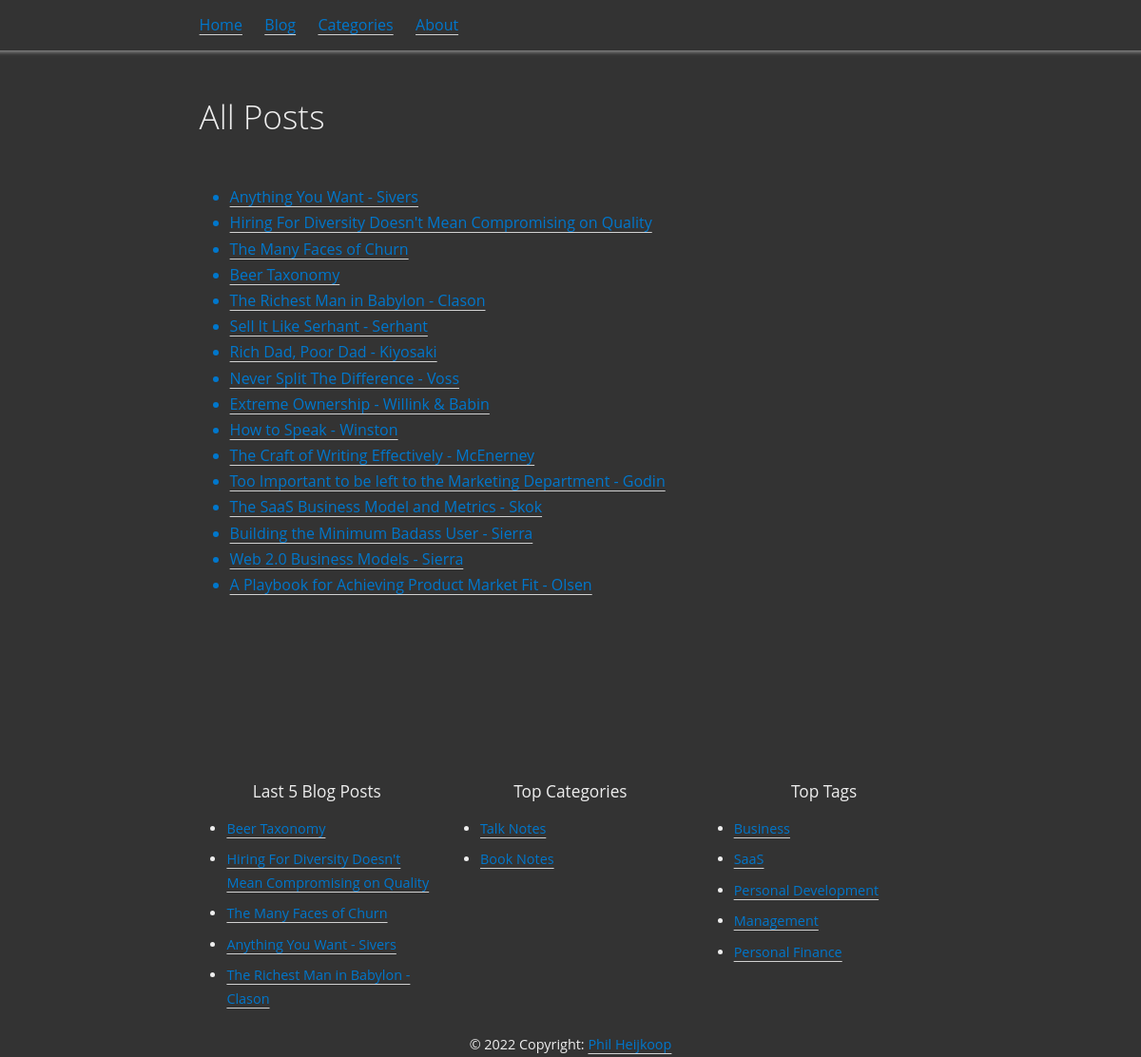
Screenshot of /blog/ with the database file from the repository.
### blog/models.py (models this page shows, shortened)
class Post(models.Model):
    author = models.CharField(default="Phil", max_length=255)
    title = models.CharField(max_length=255)
    slug = models.SlugField()
    created = models.DateTimeField()
    publish_date = models.DateTimeField(null=True, blank=True)
    last_updated = models.DateTimeField()
    published = models.BooleanField(default=False)
    draft = models.BooleanField(default=True)
    tags = models.ManyToManyField(Tag, blank=True, null=True)
    category = models.ForeignKey(Category, blank=True, null=True, on_delete=models.SET_NULL)
    series_number = models.IntegerField(default=0)
    raw_markdown = models.TextField()

class Category(models.Model):
    name = models.CharField(max_length=255)
    def __str__(self):
        return self.name
    class Meta:
        verbose_name_plural = "categories"

class Tag(models.Model):
    name = models.CharField(max_length=255)
    def __str__(self):
        return self.name

### blog/views.py (the view)
# urls.py: path('blog/', AllPostView.as_view(), name='allpostlist'),
class AllPostView(View, CommonContextMixin):
    def get(self, request):
        context = self.get_context_data()
        posts = Post.objects.filter(published=True)
        context['posts'] = posts
        return render(request, 'blog/all_posts.html', context)

### blog/views.py (called while the page is built)
    def get_context_data(self, **kwargs):
        context = super().get_context_data(**kwargs)
        category_list = Category.objects.annotate(number_of_post=Count('post')).filter(number_of_post__gt=0).order_by('-number_of_post')[:5]
        tags = Tag.objects.annotate(number_of_post=Count('post')).filter(number_of_post__gt=0).order_by('-number_of_post')[:5]
        posts = Post.objects.filter(published=True).order_by('publish_date')[:5]
        context['top_categories'] = category_list
        context['top_tags'] = tags
        context['top_posts'] = posts
        return context

### templates/blog/all_posts.html
{% extends 'base.html' %}
{% block content %}
<h1>All Posts</h1>
<br>
<ul>
{% for post in posts %}
<a href="{% url 'post' post.slug %}">
    <li>{{post.title}}</li>
</a>
{% endfor %}
</ul>
{% endblock content %}

### templates/footer.html
<footer class="text-center">
    <div class="row">
        <div class="col-4">
          <h5>Last 5 Blog Posts</h5>
          <ul>
            {% for post in top_posts %}
            <li>
              <a href="{% url 'post' post.slug %}">{{post.title}}</a>
            </li>
            {% endfor %}
          </ul>
        </div>
        <div class="col-4">
          <h5>Top Categories</h5>
          <ul>
            {% for category in top_categories %}
            <li>
              <a href="{% url 'categorypostlist' category %}">{{category.name}}</a>
            </li>
            {% endfor %}
          </ul>
        </div>
        <div class="col-4">
          <h5>Top Tags</h5>
          <ul>
            {% for tag in top_tags %}
            <li>
              <a href="{% url 'tagpage' tag %}" >{{tag.name}}</a>
            </li>
            {% endfor %}
          </ul>
        </div>
    </div>
    <div class="col">
      © 2022 Copyright:
      <a href="{% url 'homepage' %}">Phil Heijkoop</a>
    </div>
  </footer>

### static/css/style.css (style rules this page uses)
:root, html[data-theme='dark'] { --rem: 12pt; --width: 50rem; --navpos: absolute; --font-p: 1em/1.7 'Open Sans', 'DejaVu Sans', FreeSans, Helvetica, sans-serif; --font-h: .9em/1.5 'Open Sans', 'DejaVu Sans', FreeSans, Helvetica, sans-serif; --font-c: .9em/1.4 'DejaVu Sans Mono', monospace; --border: 1px solid var(--cmed); --ornament: "‹‹‹ ›››"; --cfg: #eee; --cbg: #333; --cdark: #888; --clight: #f5f6f7; --cmed: #d1d1d1; --clink: #07c; --cemph: #088; --cemphbg: #0881; }
* { box-sizing: border-box; border-spacing: 0; margin: 0; padding: 0; }
header, footer, figure, table, video, details, blockquote, ul, ol, dl, fieldset, pre, pre > code, caption { display: block; margin: 0.5rem 0rem 1rem; width: 100%; overflow: auto hidden; text-align: left; }
a, button, select, summary { color: var(--clink); cursor: pointer; }
html { font-size: var(--rem); background: var(--cbg); }
body { position: relative; margin: auto; max-width: var(--width); font: var(--font-p); color: var(--cfg); padding: 3.0rem 0.6rem 0; overflow-x: hidden; }
body > footer { margin: 10rem 0rem 0rem; font-size: 90%; }
a[href] { text-decoration: underline solid var(--cmed); text-underline-position: under; }
ul, ol, dl { margin: 1rem 0; padding: 0 0 0 2em; }
li:not(:last-child), dd:not(:last-child) { margin-bottom: 0.5rem; }
h1, h2, h3, h4, h5 { margin: 1.5em 0 .5rem; font: var(--font-h); line-height: 1.2em; clear: both; }
h1 { font-size: 2.2em; font-weight: 300; }
h5 { font-size: 1.2em; font-weight: 400; color: var(--cfg); }
.row { display: flex; margin: 0.5rem -0.6rem; align-items: stretch; }
.row [class*="col"] { padding: 0 0.6rem; }
.row .col-4 { flex: 0 0 33.33%; max-width: 33.33%; }
.text-center { text-align: center; }

### rows the page displays
Post: title "Anything You Want - Sivers"
Post: title "Hiring For Diversity Doesn't Mean Compromising on Quality"
Post: title "The Many Faces of Churn"
Post: title "Beer Taxonomy"
Post: title "The Richest Man in Babylon - Clason"
Post: title "Sell It Like Serhant - Serhant"
Post: title "Rich Dad, Poor Dad - Kiyosaki"
Post: title "Never Split The Difference - Voss"
Post: title "Extreme Ownership - Willink & Babin"
Post: title "How to Speak - Winston"
Post: title "The Craft of Writing Effectively - McEnerney"
Post: title "Too Important to be left to the Marketing Department - Godin"
Post: title "The SaaS Business Model and Metrics - Skok"
Post: title "Building the Minimum Badass User - Sierra"
Post: title "Web 2.0 Business Models - Sierra"
Post: title "A Playbook for Achieving Product Market Fit - Olsen"
Category: name "Talk Notes"
Category: name "Book Notes"
Tag: name "Business"
Tag: name "SaaS"
Tag: name "Personal Development"
Tag: name "Management"
Tag: name "Personal Finance"
